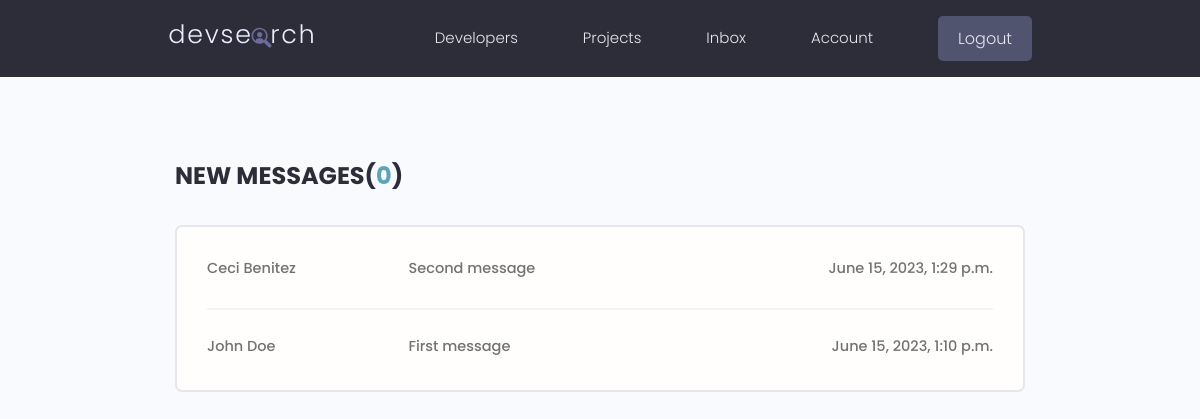
The app's page /inbox/ (signed in), older data.
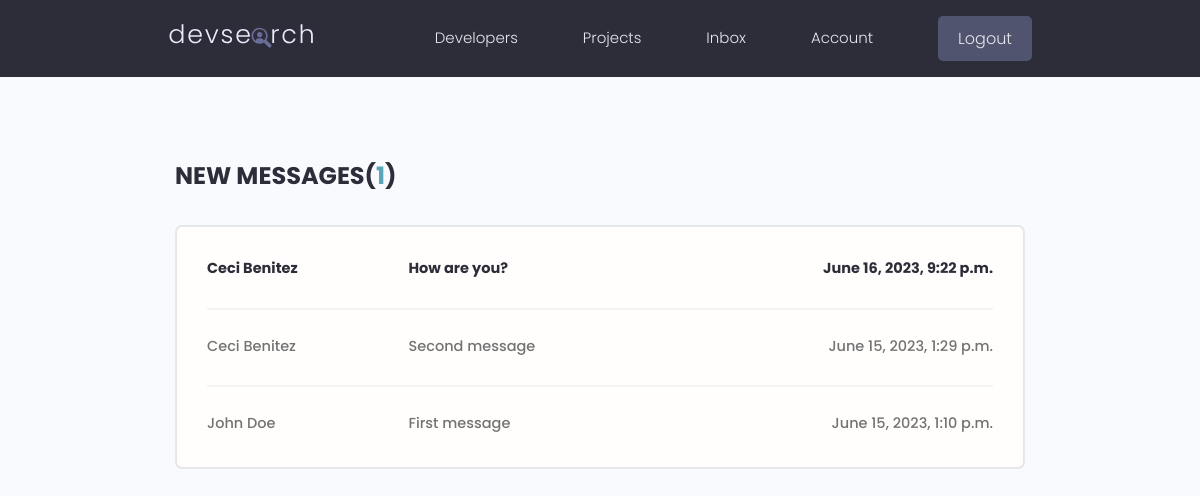
The same page, newer data.
### users/models.py (models this page shows, shortened)
class Message(models.Model):
    sender = models.ForeignKey(Profile, on_delete=models.SET_NULL, null=True, blank=True)
    recipient = models.ForeignKey(Profile, on_delete=models.SET_NULL, null=True, blank=True, related_name="messages")
    name = models.CharField(max_length=200, null=True, blank=True)
    email = models.EmailField(max_length=200, null=True, blank=True)
    subject = models.CharField(max_length=200, null=True, blank=True)
    body = models.TextField()
    is_read = models.BooleanField(default=False, null=True)
    created = models.DateTimeField(auto_now_add=True)
    id = models.UUIDField(default=uuid.uuid4, unique=True, primary_key=True, editable=False)
    class Meta:
        ordering = ["is_read", "-created"]

### users/views.py (the view)
# urls.py: path('inbox/', views.inbox, name="inbox"),
@login_required(login_url="login")
def inbox(request):
    profile = request.user.profile
    message_requests = profile.messages.all()
    unread_count = message_requests.filter(is_read=False).count()
    context = {"message_requests": message_requests, "unread_count": unread_count}
    return render(request, "users/inbox.html", context)

### users/templates/users/inbox.html
 {% extends 'main.html' %}
 {% block content %}
 <main class="inbox my-xl">
  <div class="content-box">
    <h3 class="inbox__title">New Messages(<span>{{unread_count}}</span>)</h3>
    <ul class="messages">
      {% for message in message_requests %}
      {% if message.is_read == False %}
      <li class="message message--unread">
      {% else %}
      <li class="message">
      {% endif %}
        <a href="{% url 'message' message.id %}">
          <span class="message__author">{{message.name}}</span>
          <span class="message__subject">{{message.subject}}</span>
          <span class="message__date">{{message.created}}</span>
        </a>
      </li>
      {% endfor %}
    </ul>
  </div>
</main>
{% endblock content %}

Row changes from the older to the newer data that the page shows:
added Message: name "Ceci Benitez", subject "How are you?", created "June 16, 2023, 9:22 p.m."
Text that changed along with them:
{{ unread_count }}: "0" → "1"
